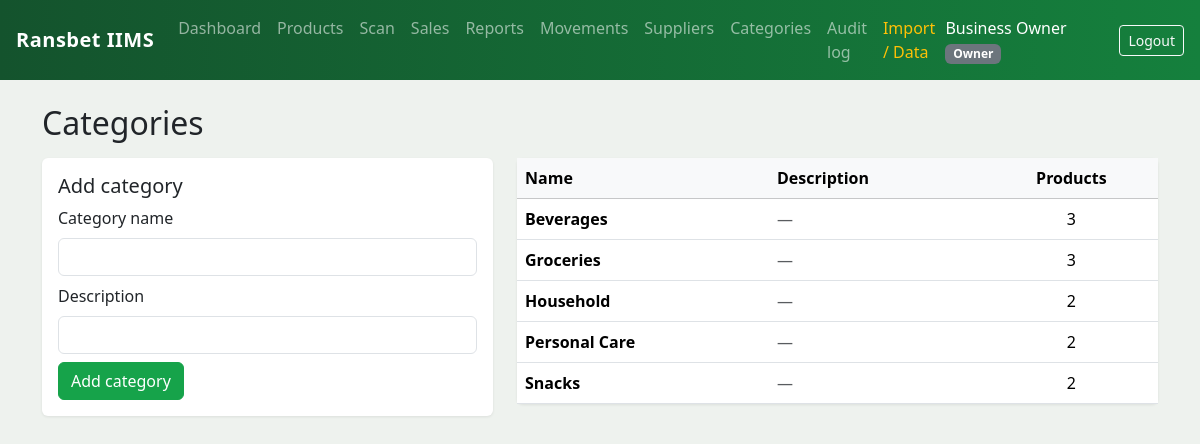
Page /categories (signed in) on the committed database.
### app/models.py (models this page shows, shortened)
class User(UserMixin, db.Model):
    __tablename__ = "users"
    id = db.Column(db.Integer, primary_key=True)
    name = db.Column(db.String(120), nullable=False)
    email = db.Column(db.String(120), unique=True, nullable=False, index=True)
    password_hash = db.Column(db.String(255), nullable=False)
    role = db.Column(db.String(20), nullable=False, default=ROLE_STAFF)
    created_at = db.Column(db.DateTime, default=datetime.utcnow)

class Category(db.Model):
    __tablename__ = "categories"
    id = db.Column(db.Integer, primary_key=True)
    name = db.Column(db.String(80), unique=True, nullable=False)
    description = db.Column(db.String(200))
    products = db.relationship("Product", backref="category", lazy=True)

### app/inventory.py (the view, shortened to what this page needs)
@inventory_bp.route("/categories", methods=["GET", "POST"])
@role_required(*CAN_MANAGE)
def categories():
    form = CategoryForm()
    items = Category.query.order_by(Category.name).all()
    return render_template("inventory/categories.html", form=form, categories=items)

### app/inventory.py
class CategoryForm(FlaskForm):
    name = StringField("Category name", validators=[DataRequired(), Length(max=80)])
    description = StringField("Description", validators=[Optional(), Length(max=200)])
    submit = SubmitField("Add category")

### app/models.py (called while the page is built)
@login_manager.user_loader
def load_user(user_id):
    return db.session.get(User, int(user_id))

### app/templates/inventory/categories.html (shortened to what this page needs)
{% extends "base.html" %}
{% block content %}
<h2 class="mb-3">Categories</h2>
<div class="row">
  <div class="col-md-5">
    <div class="card mb-3"><div class="card-body">
      <h5>Add category</h5>
      <form method="post" novalidate>
        <div class="mb-2">
          {{ form.name.label(class="form-label") }}
          {{ form.name(class="form-control") }}
        </div>
        <div class="mb-2">
          {{ form.description.label(class="form-label") }}
          {{ form.description(class="form-control") }}
        </div>
        {{ form.submit(class="btn btn-primary") }}
      </form>
    </div></div>
  </div>
  <div class="col-md-7">
    <div class="card">
    <table class="table table-hover mb-0">
      <thead class="table-light"><tr><th>Name</th><th>Description</th><th class="text-center">Products</th></tr></thead>
      <tbody>
        {% for c in categories %}
        <tr>
          <td><strong>{{ c.name }}</strong></td>
          <td class="text-muted">{{ c.description or '—' }}</td>
          <td class="text-center">{{ c.products|length }}</td>
        </tr>
        {% else %}
        <tr><td colspan="3" class="text-center text-muted p-4">No categories yet.</td></tr>
        {% endfor %}
      </tbody>
    </table>
    </div>
  </div>
</div>
{% endblock %}

### app/templates/base.html (shortened to what this page needs)
<!doctype html>
<html lang="en">
<head>
  <link href="https://cdn.jsdelivr.net/npm/bootstrap@5.3.3/dist/css/bootstrap.min.css" rel="stylesheet">
  <link rel="stylesheet" href="{{ url_for('static', filename='css/style.css') }}">
</head>
<body>
{% if current_user.is_authenticated %}
<nav class="navbar navbar-expand-lg navbar-dark rb-navbar px-3">
  <a class="navbar-brand fw-bold" href="{{ url_for('main.dashboard') }}">Ransbet&nbsp;IIMS</a>
  <div class="collapse navbar-collapse" id="nav">
    <ul class="navbar-nav me-auto">
      <li class="nav-item"><a class="nav-link" href="{{ url_for('main.dashboard') }}">Dashboard</a></li>
      <li class="nav-item"><a class="nav-link" href="{{ url_for('inventory.products') }}">Products</a></li>
      <li class="nav-item"><a class="nav-link" href="{{ url_for('inventory.scan') }}">Scan</a></li>
      <li class="nav-item"><a class="nav-link" href="{{ url_for('inventory.sales') }}">Sales</a></li>
      <li class="nav-item"><a class="nav-link" href="{{ url_for('reports.reports_home') }}">Reports</a></li>
      <li class="nav-item"><a class="nav-link" href="{{ url_for('inventory.movements') }}">Movements</a></li>
      <li class="nav-item"><a class="nav-link" href="{{ url_for('inventory.suppliers') }}">Suppliers</a></li>
      {% if current_user.role in ['manager', 'owner'] %}
        <li class="nav-item"><a class="nav-link" href="{{ url_for('inventory.categories') }}">Categories</a></li>
        <li class="nav-item"><a class="nav-link" href="{{ url_for('inventory.audit') }}">Audit log</a></li>
        <li class="nav-item"><a class="nav-link text-warning" href="{{ url_for('data.data_home') }}">Import / Data</a></li>
      {% endif %}
    </ul>
    <div class="d-flex align-items-center text-white">
      <span class="me-3">{{ current_user.name }}
        <span class="badge bg-secondary text-capitalize">{{ current_user.role }}</span>
      </span>
      <a class="btn btn-outline-light btn-sm" href="{{ url_for('auth.logout') }}">Logout</a>
    </div>
  </div>
</nav>
{% endif %}
<div class="container py-4">
  {% block content %}{% endblock %}
</div>
</body>
</html>

### app/static/css/style.css (style rules this page uses)
body { background-color: #eef2ee; }
.navbar-brand { letter-spacing: 0.5px; }
.rb-navbar { background: linear-gradient(90deg, #14532d, #15803d) !important; }
.card { border: none; box-shadow: 0 1px 3px rgba(0, 0, 0, 0.08); }
.btn-primary { --bs-btn-bg: #16a34a; --bs-btn-border-color: #16a34a; --bs-btn-hover-bg: #15803d; --bs-btn-hover-border-color: #15803d; --bs-btn-active-bg: #14532d; --bs-btn-active-border-color: #14532d; }
a { color: #15803d; }

### rows in the picture
User: name "Business Owner", role "Owner"
Category: name "Beverages", description "—", products|length "3"
Category: name "Groceries", description "—", products|length "3"
Category: name "Household", description "—", products|length "2"
Category: name "Personal Care", description "—", products|length "2"
Category: name "Snacks", description "—", products|length "2"
